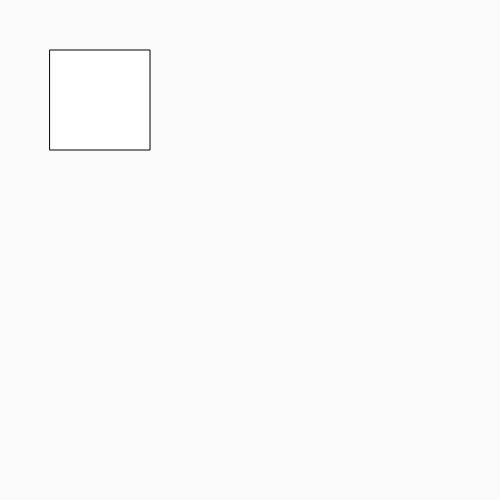
Frame 1 (no input)
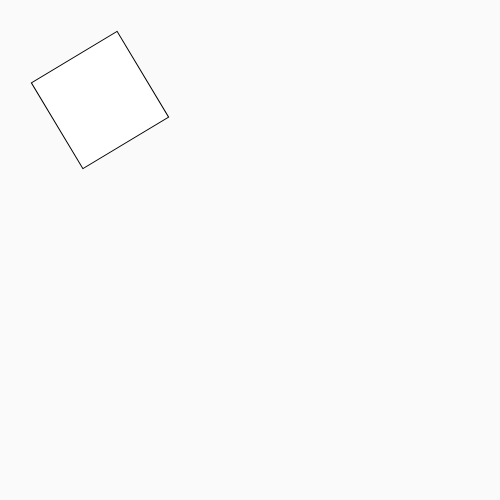
Frame 60 (no input)
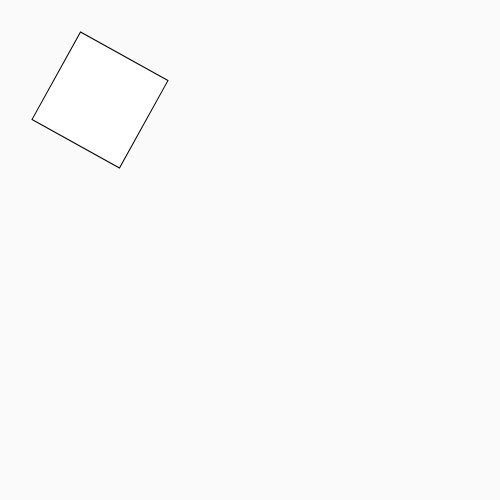
Frame 120 (the mouse pressed at the canvas centre since frame 60)

The p5.js sketch that drew these frames (run headless with seeded random() and noise() and a simulated clock; from frame 60 on, the mouse is pressed at the canvas centre):

// p5.js sketch
// ── sketch.js
var angle = 0;

function setup() {
  createCanvas(500, 500);
  angleMode(DEGREES);
  rectMode(CENTER);
}

function draw() {
  background(250);
  translate(100, 100);
  rotate(angle);
  rect(0, 0, 100, 100);
  angle = angle + 1; //this animates the rectangle
}
